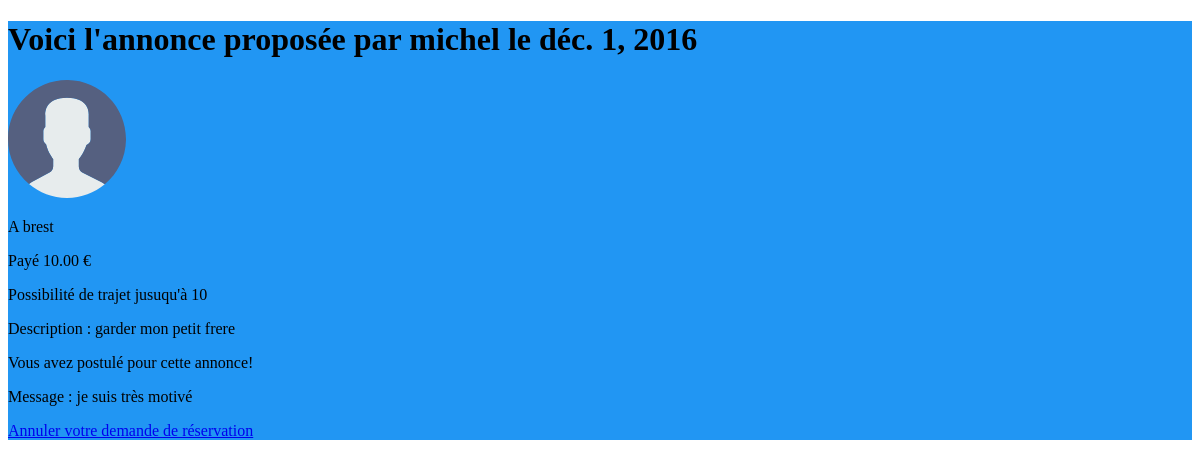
/annonce_perso/7 (signed in), run on the app's committed database.
### profils/models.py (models this page shows, shortened)
class Annonce (models.Model):
	titre = models.CharField(max_length=200)
	annonce = models.TextField(null=False)
	date = models.DateTimeField(auto_now_add=True, auto_now=False, verbose_name = "Date de dépôt")
	prix = models.DecimalField(max_digits=5,decimal_places=2)
	annonceur = models.CharField(max_length=100)
	etudiant = models.CharField(max_length=100, blank=True) # blank permet de rendre ce champs optionnel
	lieux = models.CharField(max_length=50)
	distance_max = models.IntegerField()
	numero = models.IntegerField()
	etat = models.CharField(max_length=10)
	postulant = models.CharField(max_length=100, null=True)
	message_postulant = models.TextField(max_length=1000,null=True)

class Profil(models.Model):
    user = models.OneToOneField(User)
    age = models.IntegerField()
    photo = models.ImageField(upload_to="photos/")
    is_student = models.BooleanField()
    ecole = models.CharField(null=True, max_length=100)
    description = models.TextField(null=True)
    sexe = models.CharField(max_length=10)

### profils/views.py (the view)
# urls.py: url(r'^annonce_perso/(?P<numero>\d+$)',views.annonce_perso, name= 'lire_annonce_perso'),
@login_required(login_url = '/connexion/')
def annonce_perso(request,numero):
    annonce = Annonce.objects.get(numero=numero)
    user_annonceur = User.objects.get(username=annonce.annonceur)
    profil_annonceur = Profil.objects.get(user=user_annonceur)
    if annonce.etudiant != '':
        user_etudiant = User.objects.get(username=annonce.etudiant)
    if ((annonce.annonceur == request.user.username) or(annonce.postulant == request.user.username)):
        Bool = annonce.distance_max != 0
        return render(request,'profils/annonce_perso.html',locals())
    else:
        raise Http404

### profils/templates/profils/annonce_perso.html (shortened to what this page needs)
<!DOCTYPE html>
<html lang="fr">
<head>
{% load static %}
    <link rel="stylesheet" href="{% static 'style.css' %}" />
</head>
<body>
<div class="background">
<h1> Voici l'annonce proposée par {{annonce.annonceur}} le {{annonce.date|date:"DATE_FORMAT"}} </h1>
<img src="{{profil_annonceur.photo.url }}" width="10%" heigth="10%"/>
<p> A {{ annonce.lieux}} </p>
<p> Payé {{annonce.prix}} €</p>
{% if Bool %}
	<p> Possibilité de trajet jusuqu'à {{annonce.distance_max}} </p>
{% endif %}
<p>	Description : {{annonce.annonce}} </p>
{% if annonce.postulant == None %}
<a href="{% url "modifier_annonce" numero%}">Modifiez cette annonce</a></br>
<a href="{% url "supprimer_annonce" numero%}">Supprimez cette annonce</a>
{% else %}
    {% if annonce.postulant == request.user.username %}
        {% if annonce.etudiant == '' %}
            <p> Vous avez postulé pour cette annonce! </p>
            <p> Message : {{ annonce.message_postulant}} </p>
            <a href="{% url "annuler_annonce" numero%}">Annuler votre demande de réservation</a></br>
        {% elif annonce.etat == "en_cours" %}
            <p> Votre demande a été acceptée. Il vous faut maintenant effectuer cette annonce! </p>
            <p> Contactez {{annonce.annonceur}} : {{user_annonceur.email}} </p>
            <a href="{% url "annuler_annonce" numero%}">Annuler votre demande de réservation</a></br>
        {% else %}
            <p>Vous avez bien effectué cette annonce</p>
            <a href="{% url "donner_avis" annonce.annonceur annonce.etudiant %}">Donnez lui un avis</a></br>
        {% endif %}
    {% elif annonce.etudiant == '' %}
        <p> {{ annonce.postulant}} a postulé pour cette annonce! </p>
        <p> Message : {{ annonce.message_postulant}} </p>
        <a href="{% url "accepter_annonce" numero%}">Accepter</a></br>
        <a href="{% url "refuser_annonce" numero%}">Refuser</a></br>
    {% else %}
        <p> {{ annonce.postulant}} a bien effectué cette annonce! </p>
    {% endif %}
{% endif %}
</div>
</body>
</html>

### static/style.css (style rules this page uses)
.background { color:black; background-color : #2196F3; background-repeat: no-repeat; background-attachment: fixed; background-size: cover; }

### data on the page
Annonce: annonceur "michel", date "déc. 1, 2016", lieux "brest", prix "10.00", distance_max "10", annonce "garder mon petit frere", message_postulant "je suis très motivé"
Profil: photo (picture)
